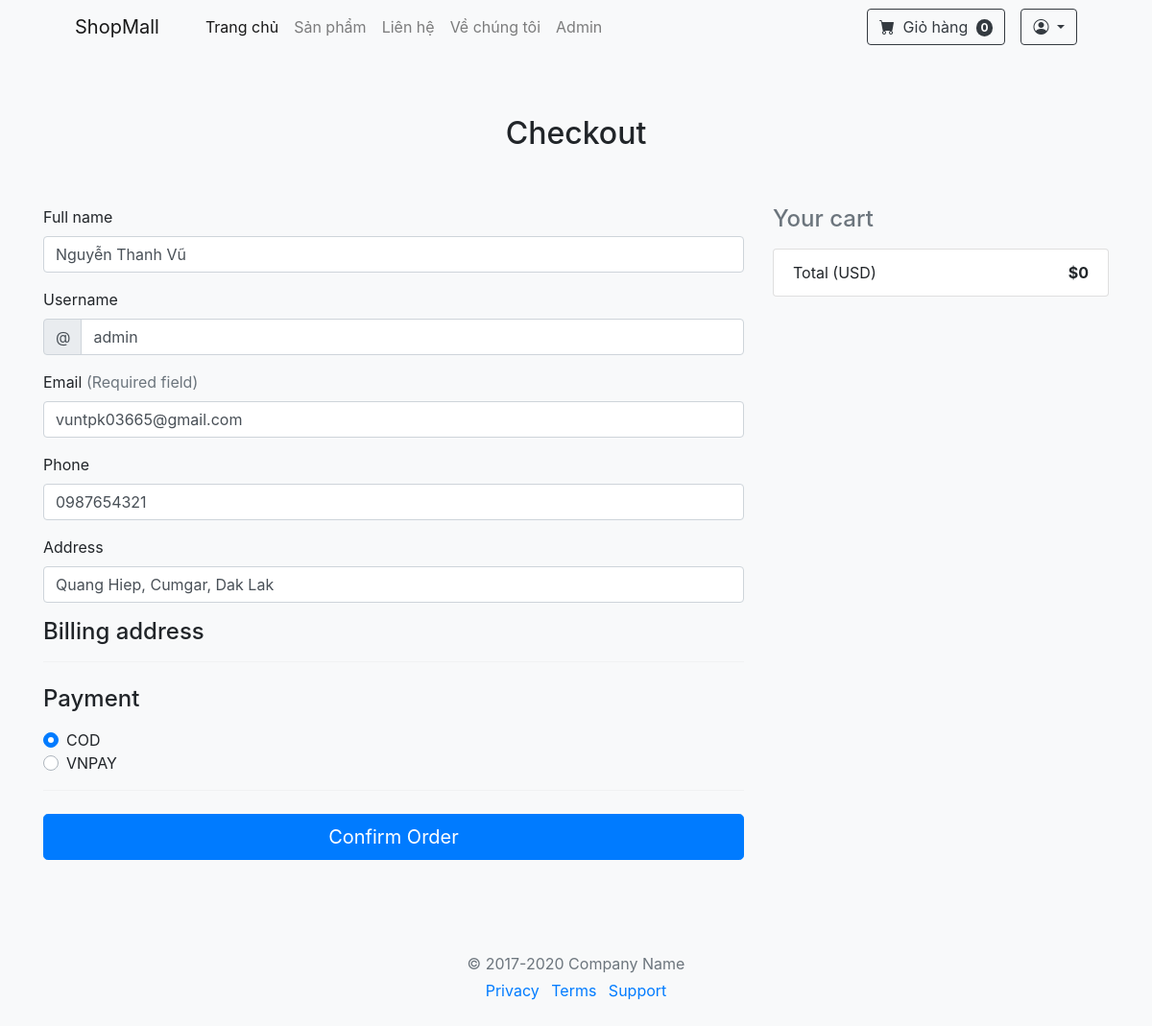
The page /checkout.php?id=23 (signed in) on the database its author committed.
### tables this page shows
CREATE TABLE `user` (
  `id` int(11) NOT NULL,
  `username` varchar(100) NOT NULL,
  `email` varchar(255) NOT NULL,
  `phone` varchar(15) NOT NULL,
  `password` varchar(255) NOT NULL,
  `role` varchar(50) NOT NULL,
  `fullname` varchar(255) DEFAULT NULL,
  `address` text DEFAULT NULL,
  `reset_token` varchar(255) DEFAULT NULL,
  `reset_token_expires` datetime DEFAULT NULL
);

### config/DBUntil.php (called while the page is built, shortened)
<?php
include "config.php";
class DBUntil
{
     private $connection = null;
     function __construct()
     {
          $db = new Database(HOST, USERNAME, PASSWORD, DB_NAME);
          $this->connection = $db->getConnection();
     }
     public function select($sql, $params = [])
     {
          $stmt = $this->connection->prepare($sql);
          $stmt->execute($params);
          $stmt->setFetchMode(PDO::FETCH_ASSOC);
          return $stmt->fetchAll();
     }
}

### config/config.php (called while the page is built, shortened)
<?php
class Database
{
     private $host;
     private $username;
     private $password;
     private $dbname;
     public function __construct($host, $username, $password, $dbname)
     {
          $this->host = $host;
          $this->password = $password;
          $this->username = $username;
          $this->dbname = $dbname;
     }
     public function getConnection()
     {
          try {
               $url = "mysql:host=" . $this->host . ";dbname=" . $this->dbname . ";username=" . $this->username . "";
               $this->connection = new PDO($url, $this->username, $this->password);
               $this->connection->setAttribute(PDO::ATTR_ERRMODE, PDO::ERRMODE_EXCEPTION);
               return $this->connection;
          } catch (\Exception $e) {
               echo "Error: " . $e->getMessage();
               return null;
          }
     }
}

### checkout.php (the view, shortened to what this page needs)
<?php
include_once "includes/header.php";
include_once "includes/navbar.php";
?>
<body class="bg-light">
    <div class="container">
        <div class="py-5 text-center">
            <h2>Checkout</h2>
        </div>
        <div class="row">
            <div class="col-md-4 order-md-2 mb-4">
                <h4 class="d-flex justify-content-between align-items-center mb-3">
                    <span class="text-muted">Your cart</span>
                </h4>
                <ul class="list-group mb-3">
                    <li class="list-group-item d-flex justify-content-between">
                        <span>Total (USD)</span>
                        <strong>$<?php echo $_SESSION['beforeTotal'] ?? "0"; ?></strong>
                    </li>
                </ul>
            </div>
            <div class="col-md-8 order-md-1">
                <?php
                include_once "config/DBUntil.php";
                $db = new DBUntil();
                $id = $_GET['id'];
                $usercheckout = $db->select("SELECT * FROM orders WHERE id = $id");
                $users = $usercheckout[0]['user_id'];
                $userCheck = $db->select("SELECT * FROM user WHERE id = $users");
                foreach ($userCheck as $nguoidung) {
                ?>
                    <div class="mb-3">
                        <label for="fullname">Full name</label>
                        <input type="text" class="form-control" id="fullname" value="<?php echo $nguoidung['fullname']; ?>">
                    </div>
                    <div class="mb-3">
                        <label for="username">Username</label>
                        <div class="input-group">
                            <div class="input-group-prepend">
                                <span class="input-group-text">@</span>
                            </div>
                            <input type="text" class="form-control" id="username" placeholder="Username" value="<?php echo $nguoidung['username']; ?>">
                        </div>
                    </div>
                    <div class="mb-3">
                        <label for="email">Email <span class="text-muted">(Required field)</span></label>
                        <input type="email" class="form-control" id="email" placeholder="you@example.com" value="<?php echo $nguoidung['email']; ?>">
                    </div>
                    <div class="mb-3">
                        <label for="phone">Phone</label>
                        <input type="text" class="form-control" id="phone" value="<?php echo $nguoidung['phone']; ?>" placeholder="1234 Main St">
                    </div>
                    <div class="mb-3">
                        <label for="address">Address</label>
                        <input type="text" class="form-control" id="address" value="<?php echo $nguoidung['address']; ?>" placeholder="1234 Main St">
                    </div>
                <?php
                }
                ?>
                <h4 class="mb-3">Billing address</h4>
                <form class="needs-validation" method="post" action="checkout.php?id=<?php echo $id; ?>">
                    <hr class="mb-4">
                    <h4 class="mb-3">Payment</h4>
                    <div class="d-block my-3">
                        <div class="custom-control custom-radio">
                            <label class="custom-control-label" for="credit">COD</label>
                        </div>
                        <div class="custom-control custom-radio">
                            <label class="custom-control-label" for="debit">VNPAY</label>
                        </div>
                    </div>
                    <hr class="mb-4">
                    <button type="submit" class="btn btn-primary btn-lg btn-block">Confirm Order</button>
                </form>
            </div>
        </div>
        <footer class="my-5 pt-5 text-muted text-center text-small">
            <p class="mb-1">&copy; 2017-2020 Company Name</p>
            <ul class="list-inline">
                <li class="list-inline-item"><a href="#">Privacy</a></li>
                <li class="list-inline-item"><a href="#">Terms</a></li>
                <li class="list-inline-item"><a href="#">Support</a></li>
            </ul>
        </footer>
    </div>
</body>
</html>

### rows shown on the page
user: fullname "Nguyễn Thanh Vũ", username "admin", email "vuntpk03665@gmail.com", phone "0987654321", address "Quang Hiep, Cumgar, Dak Lak"

### other values the page prints
count($getcount) "0"
$_SESSION['beforeTotal'] "0"
